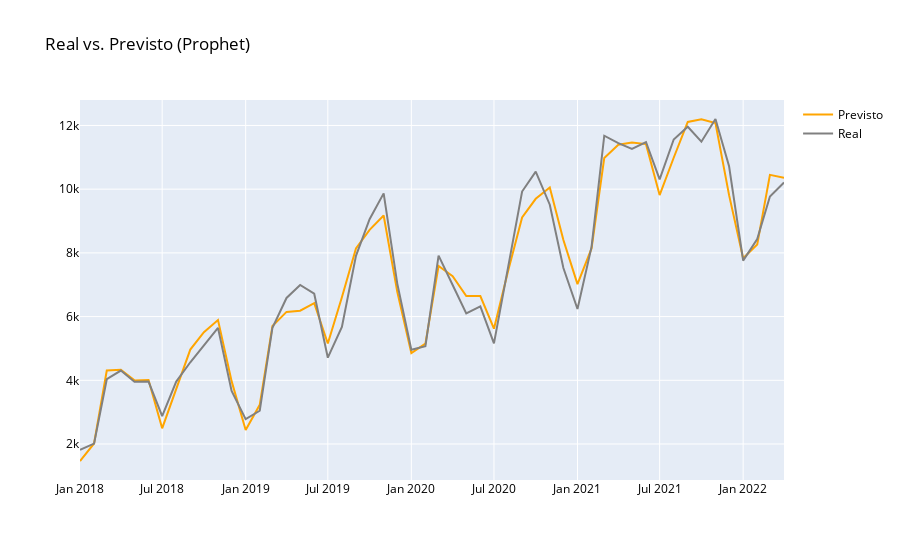

Notebook source saved alongside this figure:
### Code cell
fig = go.Figure(data=[
    go.Scatter(name='Previsto',x=forecast['ds'], y=forecast['yhat'], marker={'color': 'orange'}),
    go.Scatter(name='Real', x=df_prophet['ds'], y=df_prophet['y'], marker={'color': 'gray'})
    ])
fig.update_layout(font=dict(color='black'), title_text='Real vs. Previsto (Prophet)')
fig.show()
